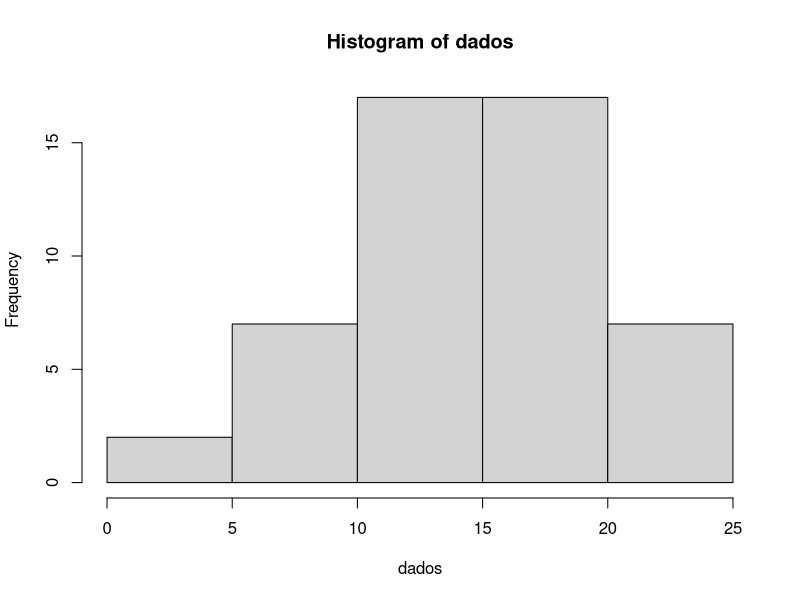
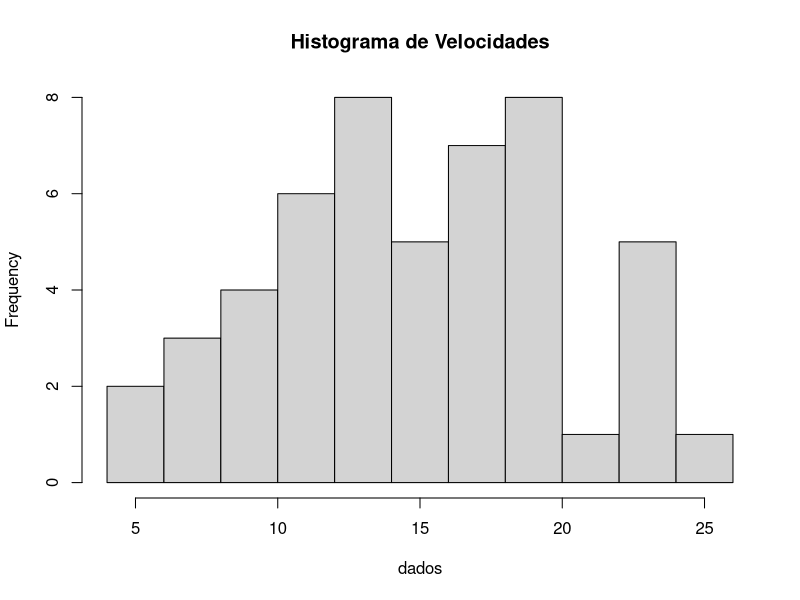
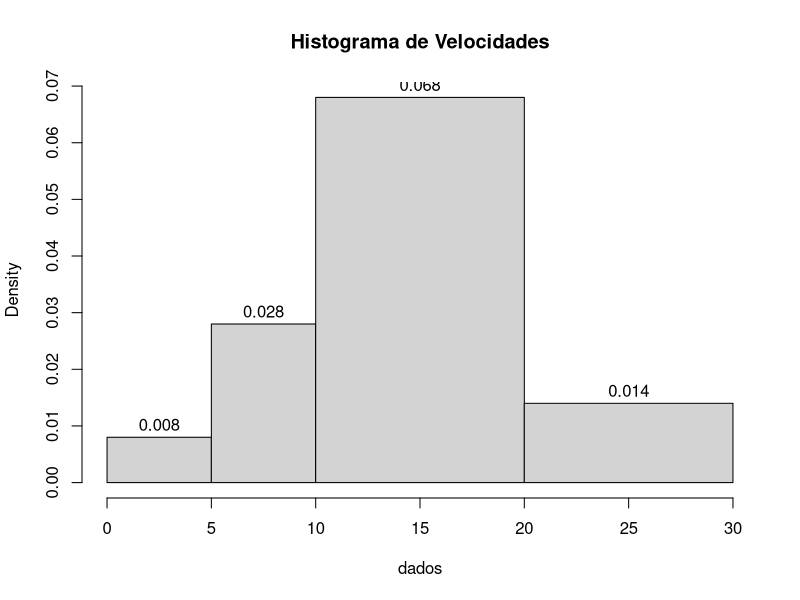
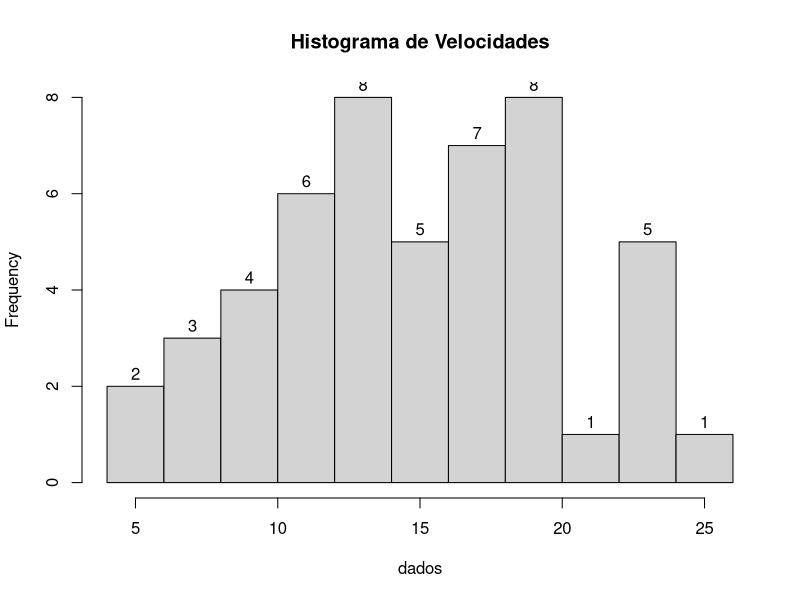
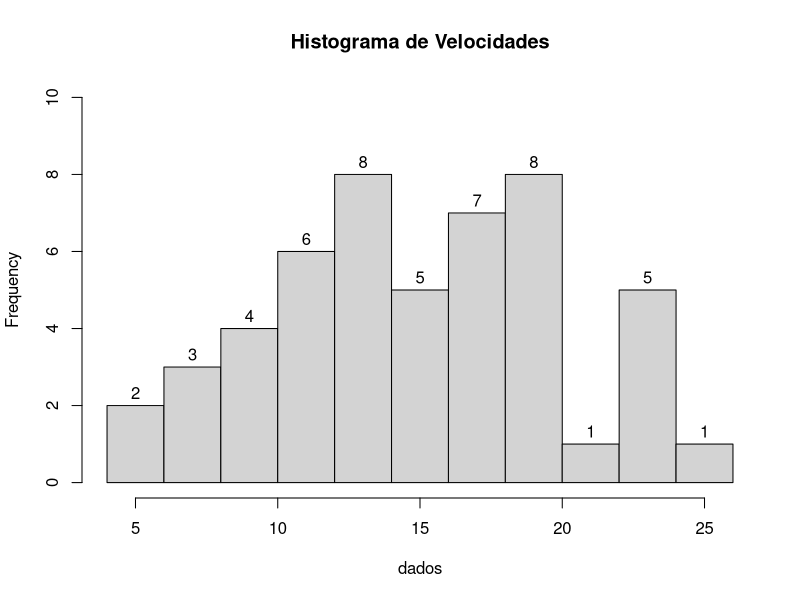
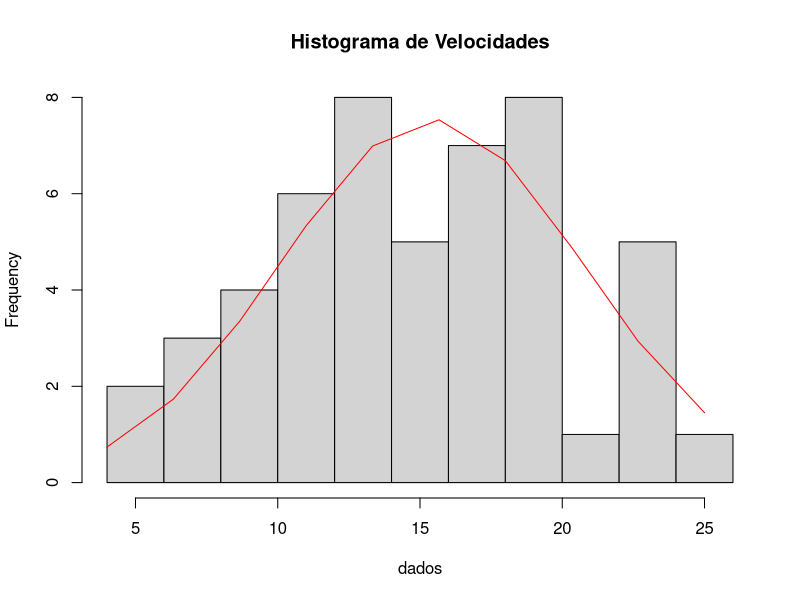

Recreate these plots in R, in order.
# Histogramas

# Definindo os dados
?cars
View(cars)
dados = cars$speed
dados

# O histograma serve para visualizar a distribuição de frequência de uma variável, neste caso speed

# Construindo um histograma
?hist
hist(dados)

hist(dados, breaks=10, main = 'Histograma de Velocidades')
hist(dados, labels = T, breaks = c(0, 5, 10, 20, 30), main = 'Histograma de Velocidades')
hist(dados, labels = T, breaks = 10, main = 'Histograma de Velocidades')
hist(dados, labels = T, ylim = c(0,10), breaks = 10, main = 'Histograma de Velocidades')

# Adicionando linhas ao histograma
grafico <- hist(dados, breaks = 10, main = 'Histograma de Velocidades')

xaxis = seq(min(dados), max(dados), length = 10)
yaxis = dnorm(xaxis, mean = mean(dados), sd = sd(dados))
yaxis = yaxis*diff(grafico$mids)*length(dados)

lines(xaxis, yaxis, col = 'red')
